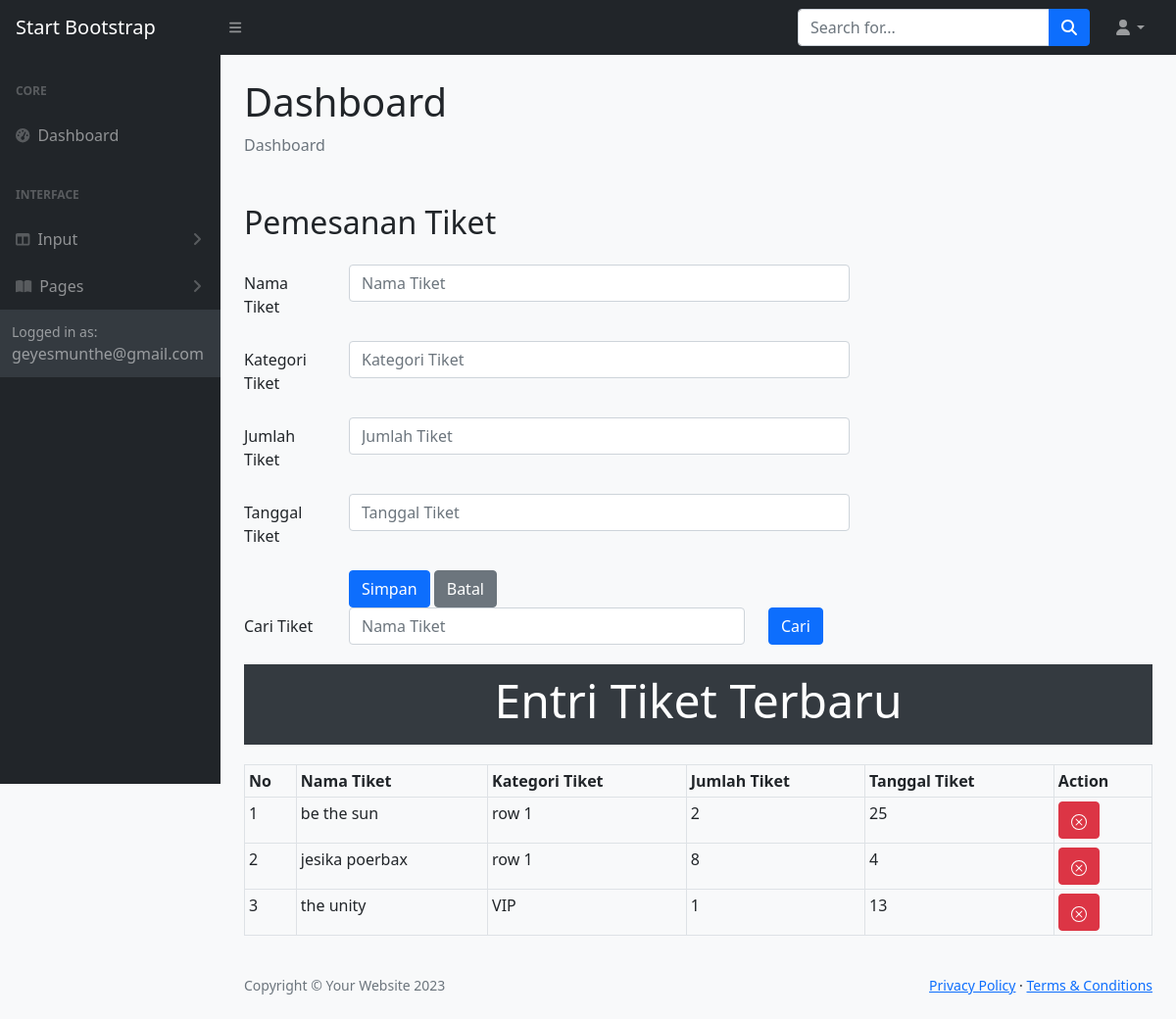
The page /tiketting.php on the database its author committed.
### tables this page shows
CREATE TABLE `tiketting` (
  `namaTIKET` varchar(60) NOT NULL,
  `kategoriTIKET` varchar(25) NOT NULL,
  `JumlahTIKET` int(200) NOT NULL,
  `tanggalTIKET` int(4) NOT NULL
);

### tiketting.php (the view, shortened to what this page needs)
<!DOCTYPE html>
<html lang="en">
<?php
include "include/include.php";
?>
<?php include "include/head.php"; ?>
<body class="sb-nav-fixed">
    <?php include "include/navbar.php";?>
    <div id="layoutSidenav">
        <div id="layoutSidenav_nav">
            <?php include "include/menunav.php" ?>
        </div>
        <div id="layoutSidenav_content">
            <main>
                <div class="container-fluid px-4">
                    <h1 class="mt-4">Dashboard</h1>
                    <ol class="breadcrumb mb-4">
                        <li class="breadcrumb-item active">Dashboard</li>
                    </ol>
                </div>
            </main>
            <head>
                <link rel="stylesheet" href="css/bootstrap.min.css">
            </head>
            <body>
                <div class="container mt-4 center-form">
                    <div class="col-md-8">
                        <h2 class="mb-4">Pemesanan Tiket</h2>
                        <div class="col-sm-12">
                            <form method="POST">
                                <div class="mb-3 row">
                                    <label for="hotel kode" class="col-sm-2 col-form-label">Nama Tiket</label>
                                    <div class="col-sm-10">
                                        <input type="text" class="form-control" id="hotel kode" name="namaTIKET" placeholder="Nama Tiket">
                                    </div>
                                </div>
                                <div class="mb-3 row">
                                    <label for="hotel nama" class="col-sm-2 col-form-label">Kategori Tiket</label>
                                    <div class="col-sm-10">
                                        <input type="text" class="form-control" id="hotel nama" name="kategoriTIKET" placeholder="Kategori Tiket">
                                    </div>
                                </div>
                                <div class="mb-3 row">
                                    <label for="hotel alamat" class="col-sm-2 col-form-label">Jumlah Tiket</label>
                                    <div class="col-sm-10">
                                        <input type="text" class="form-control" id="hotel alamat" name="jumlahTIKET" placeholder="Jumlah Tiket">
                                    </div>
                                </div>
                                <div class="mb-3 row">
                                    <label for="kode kategori" class="col-sm-2 col-form-label">Tanggal Tiket</label>
                                    <div class="col-sm-10">
                                        <input type="text" class="form-control" id="kode kategori" name="tanggalTIKET" placeholder="Tanggal Tiket">
                                    </div>
                                </div>
                                <div class="form-group row">
                                    <div class="col-sm-2"></div>
                                    <div class="col-sm-8">
                                        <input type="submit" class="btn btn-primary" value="Simpan" name="Simpan">
                                        <input type="reset" class="btn btn-secondary" value="Batal" name="Batal">
                                    </div>
                                </div>
                                <div class="form-group row">
                                    <label for="search_nama" class="col-sm-2 col-form-label">Cari Tiket</label>
                                    <div class="col-sm-8">
                                        <input type="text" class="form-control" id="search_nama" name="search_nama" placeholder="Nama Tiket">
                                    </div>
                                    <div class="col-sm-2">
                                        <input type="submit" class="btn btn-primary" value="Cari" name="kirim_nama">
                                    </div>
                                </div>
                            </form>
                        </div>
                    </div>
                    <div class="jumbotron text-center p-2">
                        <h3 class="display-5">Entri Tiket Terbaru</h3>
                    </div>
                    <table class="table table-sm table-bordered">
                        <thead class="thead-dark">
                            <tr>
                                <th scope="col">No</th>
                                <th scope="col">Nama Tiket</th>
                                <th scope="col">Kategori Tiket</th>
                                <th scope="col">Jumlah Tiket</th>
                                <th scope="col">Tanggal Tiket</th>
                                <th colspan="2">Action</th>
                            </tr>
                        </thead>
                        <tbody>
                            <?php
                            if (isset($_POST["kirim_nama"])) {
                                $search_nama = $_POST['search_nama'];
                                $query = mysqli_query($connection, "SELECT * FROM tiketting WHERE namaTIKET LIKE '%$search_nama%'");
                            } elseif (isset($_POST["kirim_alamat"])) {
                                $search_alamat = $_POST['search_alamat'];
                                $query = mysqli_query($connection, "SELECT * FROM tiketting WHERE kategoriTIKET LIKE '%$search_TIKET%'");
                            } else {
                                $query = mysqli_query($connection, "SELECT * FROM tiketting");
                            }
                            $nomor = 1;
                            while ($row = mysqli_fetch_array($query)) {
                            ?>
                                <tr>
                                    <td><?php echo $nomor; ?></td>
                                    <td><?php echo $row['namaTIKET']; ?></td>
                                    <td><?php echo $row['kategoriTIKET']; ?></td>
                                    <td><?php echo $row['JumlahTIKET']; ?></td>
                                    <td><?php echo $row['tanggalTIKET']; ?></td>
                                    <td>
                                        <a href="hapustiket.php?hapus=<?php echo $row['namaTIKET']; ?>" class="btn btn-danger" onclick="return confirm('Apakah Anda yakin ingin menghapus tiket ini?');">
                                        </a>
                                    </td>
                                </tr>
                            <?php
                                $nomor++;
                            }
                            ?>
                        </tbody>
                    </table>
                </div>
                <?php include "include/footer.php"; ?>
            </body>
        </div>
    </div>
</html>

### tiketting.php (style rules this page uses)
body { background-color: #f8f9fa; }
.container { margin-top: 50px; }
.jumbotron { background-color: #343a40; color: #ffffff; margin-top: 20px; }
table { margin-top: 20px; }

### rows shown on the page
tiketting: namaTIKET "be the sun", kategoriTIKET "row 1", JumlahTIKET "2", tanggalTIKET "25"
tiketting: namaTIKET "jesika poerbax", kategoriTIKET "row 1", JumlahTIKET "8", tanggalTIKET "4"
tiketting: namaTIKET "the unity", kategoriTIKET "VIP", JumlahTIKET "1", tanggalTIKET "13"
